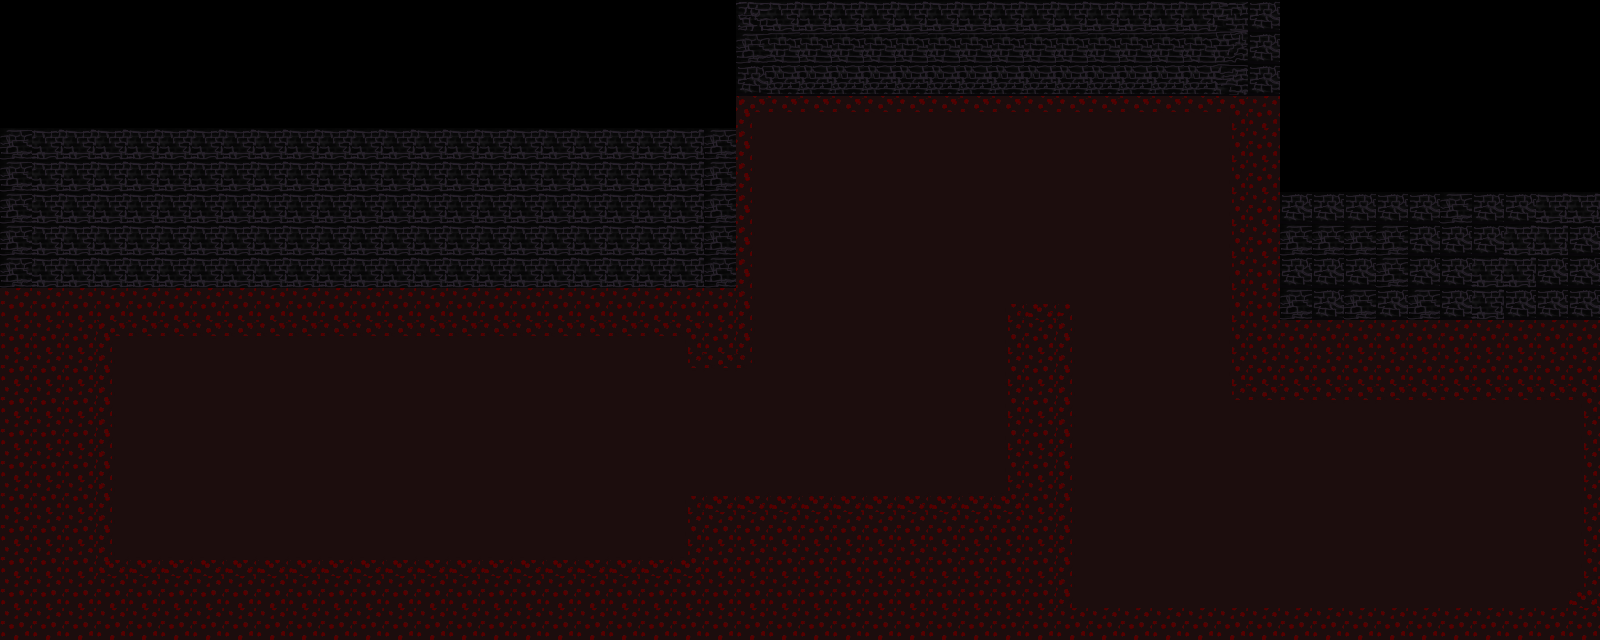

A 2D game scene composited from a Tiled map and its tileset images. What follows is a short description and the map's XML, with every tile layer's data as written:
An orthogonal 50x20 tile map with 32x32 px tiles, 1 tile layer (Camada de Tiles 1) and 3 objects.

<map version="1.4" tiledversion="1.4.2" orientation="orthogonal" renderorder="right-down" width="50" height="20" tilewidth="32" tileheight="32" infinite="0" nextlayerid="3" nextobjectid="4">
 <tileset firstgid="1" source="Masmora-Tilesset.tsx" />
 <layer id="1" name="Camada de Tiles 1" width="50" height="20">
  <data encoding="csv">
0,0,0,0,0,0,0,0,0,0,0,0,0,0,0,0,0,0,0,0,0,0,0,13,14,14,14,14,14,14,14,14,14,14,14,14,14,14,15,35,0,0,0,0,0,0,0,0,0,0,
0,0,0,0,0,0,0,0,0,0,0,0,0,0,0,0,0,0,0,0,0,0,0,24,25,25,25,25,25,25,25,25,25,25,25,25,25,25,26,35,0,0,0,0,0,0,0,0,0,0,
0,0,0,0,0,0,0,0,0,0,0,0,0,0,0,0,0,0,0,0,0,0,0,35,36,36,36,36,36,36,36,36,36,36,36,36,36,36,37,35,0,0,0,0,0,0,0,0,0,0,
0,0,0,0,0,0,0,0,0,0,0,0,0,0,0,0,0,0,0,0,0,0,0,16,17,17,17,17,17,17,17,17,17,17,17,17,17,17,18,21,0,0,0,0,0,0,0,0,0,0,
24,14,14,14,14,14,14,14,14,14,14,14,14,14,14,14,14,14,14,14,14,14,24,27,28,28,28,28,28,28,28,28,28,28,28,28,28,28,29,21,0,0,0,0,0,0,0,0,0,0,
24,14,14,14,14,14,14,14,14,14,14,14,14,14,14,14,14,14,14,14,14,14,24,27,28,28,28,28,28,28,28,28,28,28,28,28,28,28,29,21,0,0,0,0,0,0,0,0,0,0,
24,14,14,14,14,14,14,14,14,14,14,14,14,14,14,14,14,14,14,14,14,14,24,27,28,28,28,28,28,28,28,28,28,28,28,28,28,28,29,21,35,35,35,35,35,24,35,35,14,14,
24,14,14,14,14,14,14,14,14,14,14,14,14,14,14,14,14,14,14,14,14,14,24,27,28,28,28,28,28,28,28,28,28,28,28,28,28,28,29,21,24,24,24,24,35,35,35,14,14,35,
24,14,14,14,14,14,14,14,14,14,14,14,14,14,14,14,14,14,14,14,14,14,24,27,28,28,28,28,28,28,28,28,28,28,28,28,28,28,29,21,35,35,35,24,35,35,14,14,35,35,
21,21,21,21,21,21,21,21,21,21,21,21,21,21,21,21,21,21,21,21,21,21,21,27,28,28,28,28,28,28,28,19,39,20,28,28,28,28,29,21,24,35,24,35,24,35,14,35,35,35,
21,21,21,16,17,17,17,17,17,17,17,17,17,17,17,17,17,17,17,17,17,18,21,27,28,28,28,28,28,28,28,29,21,27,28,28,28,28,29,21,21,21,21,21,21,21,21,21,21,21,
21,21,21,27,28,28,28,28,28,28,28,28,28,28,28,28,28,28,28,28,28,30,17,31,28,28,28,28,28,28,28,29,21,27,28,28,28,28,29,21,21,21,21,21,21,21,21,21,21,21,
21,21,21,27,28,28,28,28,28,28,28,28,28,28,28,28,28,28,28,28,28,28,28,28,28,28,28,28,28,28,28,29,21,27,28,28,28,28,30,17,17,17,17,17,17,17,17,17,17,18,
21,21,21,27,28,28,28,28,28,28,28,28,28,28,28,28,28,28,28,28,28,28,28,28,28,28,28,28,28,28,28,29,21,27,28,28,28,28,28,28,28,28,28,28,28,28,28,28,28,29,
21,21,21,27,28,28,28,28,28,28,28,28,28,28,28,28,28,28,28,28,28,28,28,28,28,28,28,28,28,28,28,29,21,27,28,28,28,28,28,28,28,28,28,28,28,28,28,28,28,29,
21,21,21,27,28,28,28,28,28,28,28,28,28,28,28,28,28,28,28,28,28,19,39,39,39,39,39,39,39,39,39,40,21,27,28,28,28,28,28,28,28,28,28,28,28,28,28,28,28,29,
21,21,21,27,28,28,28,28,28,28,28,28,28,28,28,28,28,28,28,28,28,29,21,21,21,21,21,21,21,21,21,21,21,27,28,28,28,28,28,28,28,28,28,28,28,28,28,28,28,29,
21,21,21,38,39,39,39,39,39,39,39,39,39,39,39,39,39,39,39,39,39,40,21,21,21,21,21,21,21,21,21,21,21,27,28,28,28,28,28,28,28,28,28,28,28,28,28,28,28,29,
21,21,21,21,21,21,21,21,21,21,21,21,21,21,21,21,21,21,21,21,21,21,21,21,21,21,21,21,21,21,21,21,21,27,28,28,28,28,28,28,28,28,28,28,28,28,28,28,28,40,
21,21,21,21,21,21,21,21,21,21,21,21,21,21,21,21,21,21,21,21,21,21,21,21,21,21,21,21,21,21,21,21,21,21,21,21,21,21,21,21,21,21,21,21,21,21,21,21,21,21
</data>
 </layer>
 <objectgroup id="2" name="Colisão">
  <object id="1" x="736" y="0" width="531.333" height="94.6667" />
  <object id="2" x="1279" y="192" width="321" height="131" />
  <object id="3" x="1" y="128" width="737" height="159" />
 </objectgroup>
</map>
